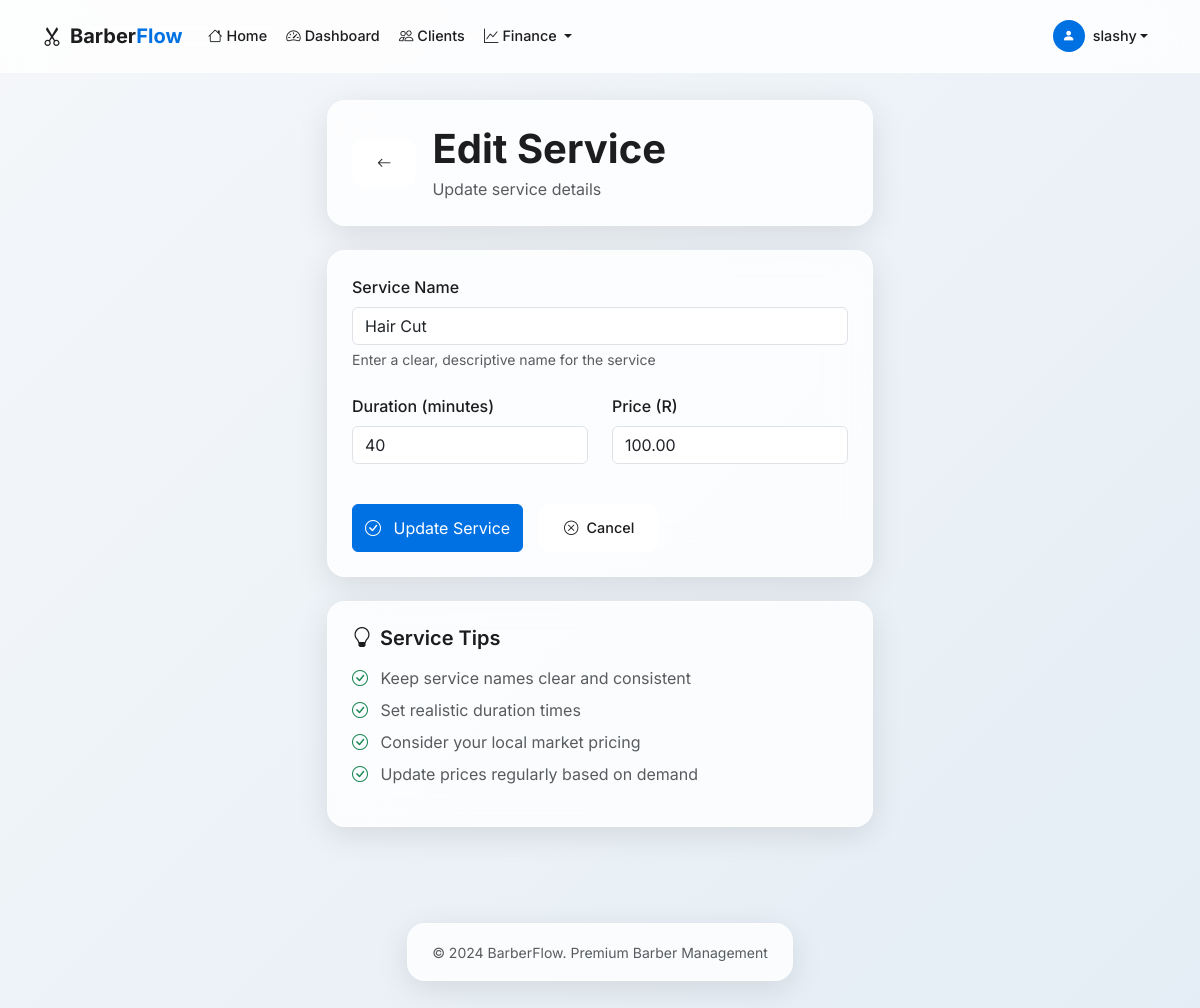
/services/1/edit/ (signed in), run on the app's committed database.
### barber/models.py (models this page shows, shortened)
class Barber(AbstractUser):
    phone = models.CharField(max_length=15, blank=True)
    work_start_time = models.TimeField(default='08:00')
    work_end_time = models.TimeField(default='18:00')
    sms_notifications_enabled = models.BooleanField(default=True)
    class Meta:
        verbose_name = 'Barber'
        verbose_name_plural = 'Barbers'

class Service(models.Model):
    barber = models.ForeignKey(Barber, on_delete=models.CASCADE, related_name='services')
    name = models.CharField(max_length=100)
    duration_minutes = models.IntegerField(help_text="Duration in minutes")
    price = models.DecimalField(max_digits=10, decimal_places=2)
    created_at = models.DateTimeField(auto_now_add=True)
    class Meta:
        ordering = ['name']
        unique_together = ['barber', 'name']

### barber/views.py (the view)
# urls.py: path('services/<int:pk>/edit/', views.service_edit, name='service_edit'),
@login_required
def service_edit(request, pk):
    service = get_object_or_404(Service, pk=pk, barber=request.user)
    if request.method == 'POST':
        form = ServiceForm(request.POST, instance=service, barber=request.user)
        if form.is_valid():
            form.save()
            messages.success(request, 'Service updated successfully!')
            return redirect('services_list')
    else:
        form = ServiceForm(instance=service, barber=request.user)
    return render(request, 'barber/service_form.html', {'form': form, 'service': service})

### barber/forms.py (shortened to what this page needs)
class ServiceForm(forms.ModelForm):
    class Meta:
        model = Service
        fields = ['name', 'duration_minutes', 'price']
        widgets = {
            'name': forms.TextInput(attrs={'class': 'form-control'}),
            'duration_minutes': forms.NumberInput(attrs={'class': 'form-control', 'min': '1'}),
            'price': forms.NumberInput(attrs={'class': 'form-control', 'step': '0.01', 'min': '0.01'}),
        }
    def __init__(self, *args, **kwargs):
        self.barber = kwargs.pop('barber', None)
        super().__init__(*args, **kwargs)

### templates/barber/service_form.html (shortened to what this page needs)
{% extends 'barber/base.html' %}
{% block content %}
<div class="container">
    <div class="row justify-content-center">
        <div class="col-lg-6">
            <div class="row mb-4 fade-in-up">
                <div class="col-12">
                    <div class="card-apple p-4">
                        <div class="d-flex align-items-center">
                            <a href="{% url 'services_list' %}" class="btn btn-apple me-3">
                                <i class="bi bi-arrow-left"></i>
                            </a>
                            <div>
                                <h1 class="display-6 fw-bold mb-1">
                                    {% if service %}Edit Service{% else %}Add Service{% endif %}
                                </h1>
                                <p class="text-muted mb-0">
                                    {% if service %}Update service details{% else %}Create a new service offering{% endif %}
                                </p>
                            </div>
                        </div>
                    </div>
                </div>
            </div>
            <div class="card-apple p-4 fade-in-up" style="animation-delay: 0.1s;">
                <form method="post" class="needs-validation" novalidate>
                    <div class="row g-4">
                        <div class="col-12">
                            <label class="form-label fw-medium">Service Name</label>
                            {{ form.name }}
                            <div class="form-text">Enter a clear, descriptive name for the service</div>
                        </div>
                        <div class="col-md-6">
                            <label class="form-label fw-medium">Duration (minutes)</label>
                            {{ form.duration_minutes }}
                        </div>
                        <div class="col-md-6">
                            <label class="form-label fw-medium">Price (R)</label>
                            {{ form.price }}
                        </div>
                        <div class="col-12">
                            <div class="d-flex gap-3 pt-3">
                                <button type="submit" class="btn btn-apple-primary">
                                    <i class="bi bi-check-circle me-2"></i>
                                    {% if service %}Update Service{% else %}Create Service{% endif %}
                                </button>
                                <a href="{% url 'services_list' %}" class="btn btn-apple">
                                    <i class="bi bi-x-circle me-2"></i>Cancel
                                </a>
                            </div>
                        </div>
                    </div>
                </form>
            </div>
            <div class="card-apple p-4 mt-4 fade-in-up" style="animation-delay: 0.2s;">
                <h5 class="fw-semibold mb-3">
                    <i class="bi bi-lightbulb me-2"></i>Service Tips
                </h5>
                <div class="text-muted">
                    <ul class="list-unstyled">
                        <li class="mb-2">
                            <i class="bi bi-check-circle text-success me-2"></i>
                            Keep service names clear and consistent
                        </li>
                        <li class="mb-2">
                            <i class="bi bi-check-circle text-success me-2"></i>
                            Set realistic duration times
                        </li>
                        <li class="mb-2">
                            <i class="bi bi-check-circle text-success me-2"></i>
                            Consider your local market pricing
                        </li>
                        <li class="mb-0">
                            <i class="bi bi-check-circle text-success me-2"></i>
                            Update prices regularly based on demand
                        </li>
                    </ul>
                </div>
            </div>
        </div>
    </div>
</div>
{% endblock %}

### templates/barber/base.html (shortened to what this page needs)
<!DOCTYPE html>
<html lang="en">
<head>
    <link href="https://cdn.jsdelivr.net/npm/bootstrap@5.3.0/dist/css/bootstrap.min.css" rel="stylesheet">
    <link rel="stylesheet" href="https://cdn.jsdelivr.net/npm/bootstrap-icons@1.10.0/font/bootstrap-icons.css">
    {% load static %}
</head>
<body>
    {% if user.is_authenticated %}
    <nav class="navbar navbar-expand-lg navbar-apple fixed-top">
        <div class="container">
            <a class="navbar-brand fw-bold" href="{% url 'home' %}" style="color: var(--text-primary);">
                <i class="bi bi-scissors me-2"></i>Barber<span style="color: var(--accent-blue);">Flow</span>
            </a>
            <div class="collapse navbar-collapse" id="navbarNav">
                <ul class="navbar-nav me-auto">
                    <li class="nav-item">
                        <a class="nav-link nav-link-apple {% if request.resolver_match.url_name == 'home' %}active{% endif %}" href="{% url 'home' %}">
                            <i class="bi bi-house me-1"></i>Home
                        </a>
                    </li>
                    <li class="nav-item">
                        <a class="nav-link nav-link-apple {% if request.resolver_match.url_name == 'dashboard' %}active{% endif %}" href="{% url 'dashboard' %}">
                            <i class="bi bi-speedometer2 me-1"></i>Dashboard
                        </a>
                    </li>
                    <li class="nav-item">
                        <a class="nav-link nav-link-apple {% if request.resolver_match.url_name == 'clients_list' %}active{% endif %}" href="{% url 'clients_list' %}">
                            <i class="bi bi-people me-1"></i>Clients
                        </a>
                    </li>
                    <li class="nav-item dropdown">
                        <a class="nav-link nav-link-apple dropdown-toggle" href="#" role="button" data-bs-toggle="dropdown">
                            <i class="bi bi-graph-up me-1"></i>Finance
                        </a>
                    </li>
                </ul>
                <ul class="navbar-nav">
                    <li class="nav-item dropdown">
                        <a class="nav-link nav-link-apple dropdown-toggle d-flex align-items-center" href="#" role="button" data-bs-toggle="dropdown">
                            <div class="rounded-circle bg-primary d-flex align-items-center justify-content-center me-2" style="width: 32px; height: 32px; background: var(--accent-blue) !important;">
                                <i class="bi bi-person-fill text-white" style="font-size: 0.8rem;"></i>
                            </div>
                            {{ user.username }}
                        </a>
                    </li>
                </ul>
            </div>
        </div>
    </nav>
    {% endif %}
    <main class="container-fluid py-4" style="margin-top: {% if user.is_authenticated %}76px{% else %}0{% endif %};">
        {% block content %}{% endblock %}
    </main>
    {% if user.is_authenticated %}
    <footer class="py-4 mt-5">
        <div class="container text-center">
            <div class="card-apple px-4 py-3 d-inline-block">
                <small class="text-muted">&copy; 2024 BarberFlow. Premium Barber Management</small>
            </div>
        </div>
    </footer>
    {% endif %}
</body>
</html>

### templates/barber/base.html (style rules this page uses)
:root { --apple-glass: rgba(255, 255, 255, 0.8); --apple-glass-border: rgba(255, 255, 255, 0.4); --apple-glass-shadow: 0 8px 32px rgba(0, 0, 0, 0.1); --apple-blur: blur(20px); --text-primary: #1d1d1f; --text-secondary: #86868b; --accent-blue: #0071e3; --accent-green: #00c853; --accent-orange: #ff9500; --accent-red: #ff3b30; }
* { margin: 0; padding: 0; box-sizing: border-box; }
body { font-family: 'Inter', -apple-system, BlinkMacSystemFont, sans-serif; background: linear-gradient(135deg, #f5f7fa 0%, #e4edf5 100%); min-height: 100vh; color: var(--text-primary); line-height: 1.5; -webkit-font-smoothing: antialiased; }
.navbar-apple { background: rgba(255, 255, 255, 0.8) !important; backdrop-filter: blur(20px); -webkit-backdrop-filter: blur(20px); border-bottom: 1px solid rgba(255, 255, 255, 0.4); padding: 0.75rem 0; }
.nav-link-apple { color: var(--text-primary) !important; font-weight: 500; padding: 0.5rem 1rem; border-radius: 12px; transition: all 0.3s cubic-bezier(0.4, 0, 0.2, 1); margin: 0 0.1rem; font-size: 0.9rem; }
.card-apple { background: var(--apple-glass); backdrop-filter: var(--apple-blur); -webkit-backdrop-filter: var(--apple-blur); border: 1px solid var(--apple-glass-border); border-radius: 18px; box-shadow: var(--apple-glass-shadow); transition: all 0.4s cubic-bezier(0.4, 0, 0.2, 1); overflow: hidden; }
.btn-apple { background: rgba(255, 255, 255, 0.9); backdrop-filter: blur(10px); border: 1px solid rgba(255, 255, 255, 0.6); color: var(--text-primary); border-radius: 12px; padding: 0.75rem 1.5rem; font-weight: 500; transition: all 0.3s cubic-bezier(0.4, 0, 0.2, 1); font-size: 0.9rem; }
.btn-apple-primary { background: var(--accent-blue); color: white; border: 1px solid var(--accent-blue); }
.fade-in-up { animation: fadeInUp 0.6s ease-out; }

### data on the page
Barber: username "slashy"
Service: name "Hair Cut", duration_minutes "40", price "100.00"
